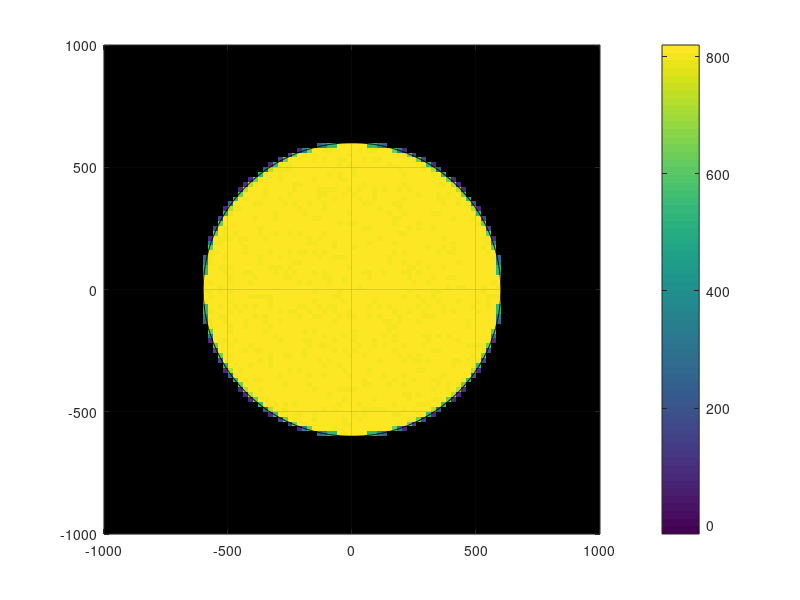

Source code (MATLAB):
% This is a matlab script that generates the input data

% $Header: /home/jahn/src/cvs2git/MITgcm/20170915-2/gcmpack-all-patch/MITgcm/verification/tutorial_deep_convection/input/gendata.m,v 1.3 2008/04/24 01:48:52 jmc Exp $
% $Name:  $

% Dimensions of grid
nx=100;
ny=100;
nz=50;
% Nominal depth of model (meters)
H=1000;
% Size of domain
Lx=2.0e3;
% Radius of cooling disk (m)
Rc=600.;
% Horizontal resolution (m)
dx=Lx/nx;
% Rotation
f=1.e-4;
% Stratification
N=0.0*(f*Rc/H);
% surface temperature
Ts=20.;
% Flux : Cooling disk & noise added to cooling
Qo=800; Q1=10;

% Gravity
g=10.;
% E.O.S.
alpha=2.e-4;

Tz=N^2/(g*alpha)

dz=H/nz;
sprintf('delZ = %d * %7.6g,',nz,dz)

x=(1:nx)*dx;x=x-mean(x);
y=(1:ny)*dx;y=y-mean(y);
z=-dz/2:-dz:-H;

% Temperature profile
Tref=Ts+Tz*z-mean(Tz*z);
[sprintf('Tref =') sprintf(' %8.6g,',Tref)]

% Surface heat flux : refine the grid (by 3 x 3) to assign mean heat flux
Q=Qo+Q1*(0.5+rand([nx,ny]));
Qc=zeros(nx,ny);
xc=x'*ones(1,ny); yc=ones(nx,1)*y; 
for j=-1:1, for i=-1:1,
 xs=xc+dx*i/3 ; ys=yc+dx*j/3; r2=xs.*xs+ys.*ys;
 qs=Q/9; qs( find(r2 > Rc*Rc) )=0.;
 Qc=Qc+qs;
end ; end
%fid=fopen('Qnet_p64.bin','w','b'); fwrite(fid,Qc,'real*8'); fclose(fid);
 fid=fopen('Qnet_p32.bin','w','b'); fwrite(fid,Qc,'real*4'); fclose(fid);

var=2*pi*[0:1000]/1000; xl=Rc*cos(var); yl=Rc*sin(var);
figure(1);clf;
var=Qc; var(find(var==0))=NaN;
imagesc(xc,yc,var'); set(gca,'YDir','normal');
caxis([-15 820]);
%change_colmap(-1);
colorbar
grid;
hold on
L=line(xl,yl);
set(L,'color',[0 0 0]);
hold off ;
